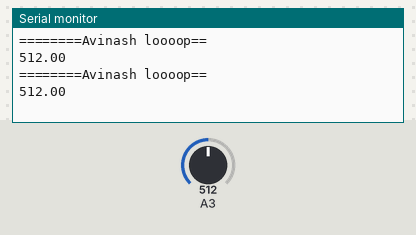
A sketch run on a simulated Arduino Uno, built with avr-gcc and run on an emulated ATmega328P. Parts: the last lines printed to the serial monitor. The test bench sets the inputs (shaded band); at power-on: A3 = 512.

Above: at 1.6 s.
1.7 s: A3 set to 716
At 3.0 s:
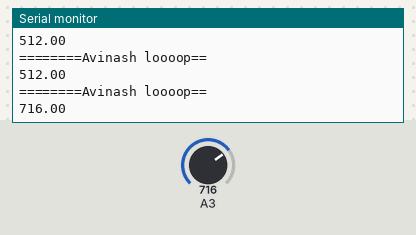
3.2 s: A3 set to 900
At 3.9 s:
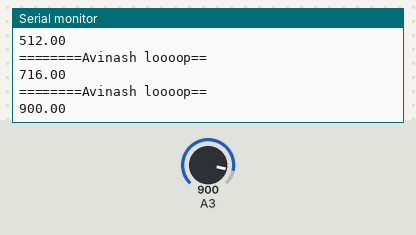
Timing chart, 0 to 6.2 s (numbered marks = the images above; inputs shaded):
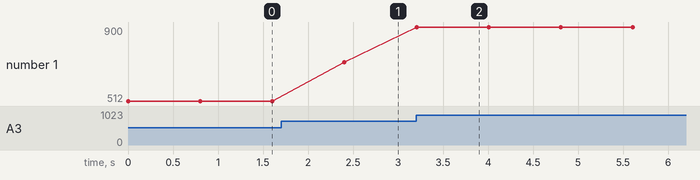

The sketch:

Local_Vibration_Sensor_Output.ino
```cpp
void setup ()

{
  Serial.begin(115200);
  }

void loop (){

 float sensorValue = analogRead(17);
    Serial.println("========Avinash loooop==");
    Serial.println(sensorValue);
    delay(800);
}
```

Measured:
- after the input at 1.7 s, the serial monitor: prints a new line after 0.71 s (image 1)
- after the input at 3.2 s, the serial monitor: prints a new line at once (image 2)
- plotted number 1: 512 → 716 after the input at 1.7 s, 716 → 900 after the input at 3.2 s
